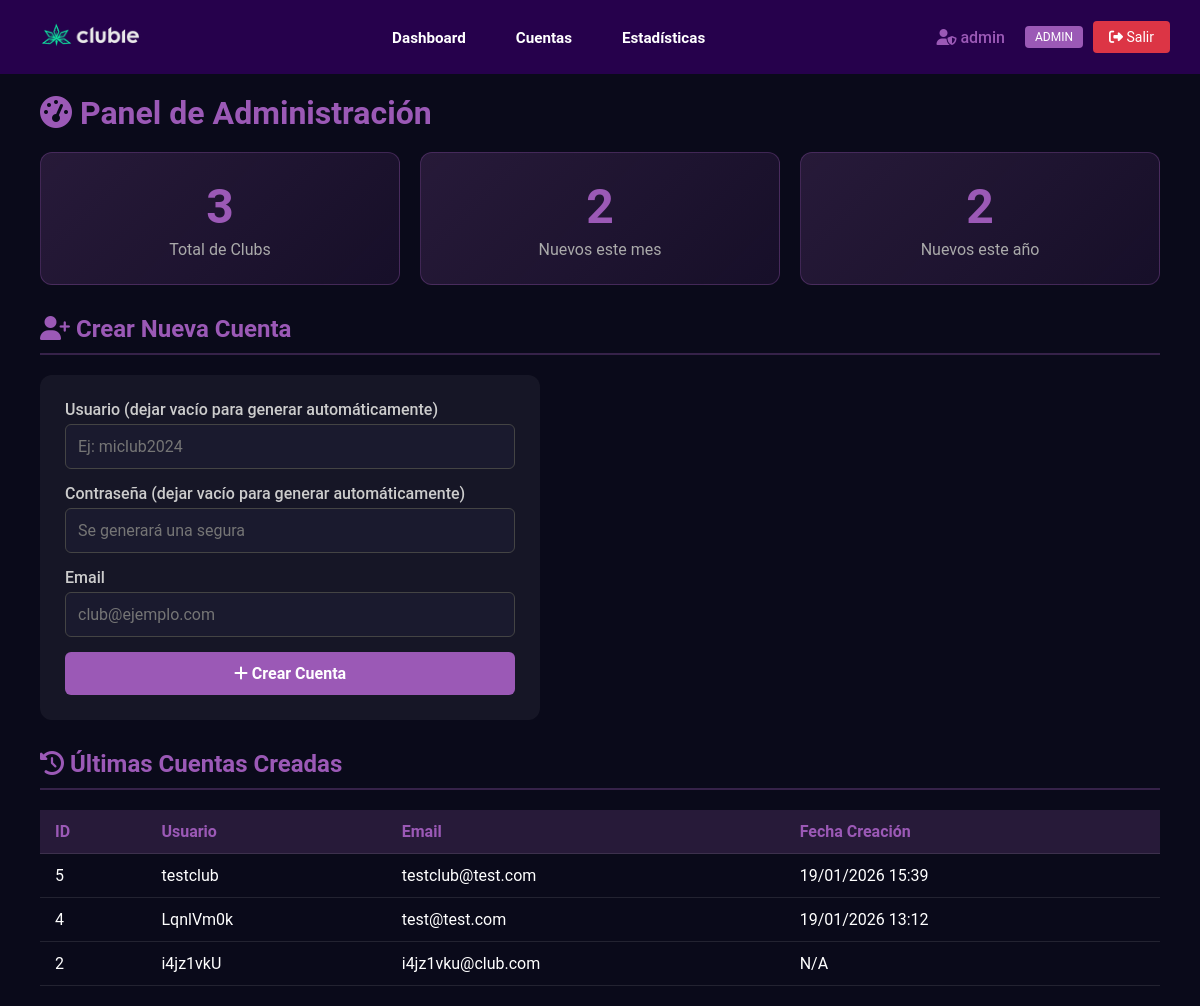
/admin (signed in), run on an earlier commit of the app's database.
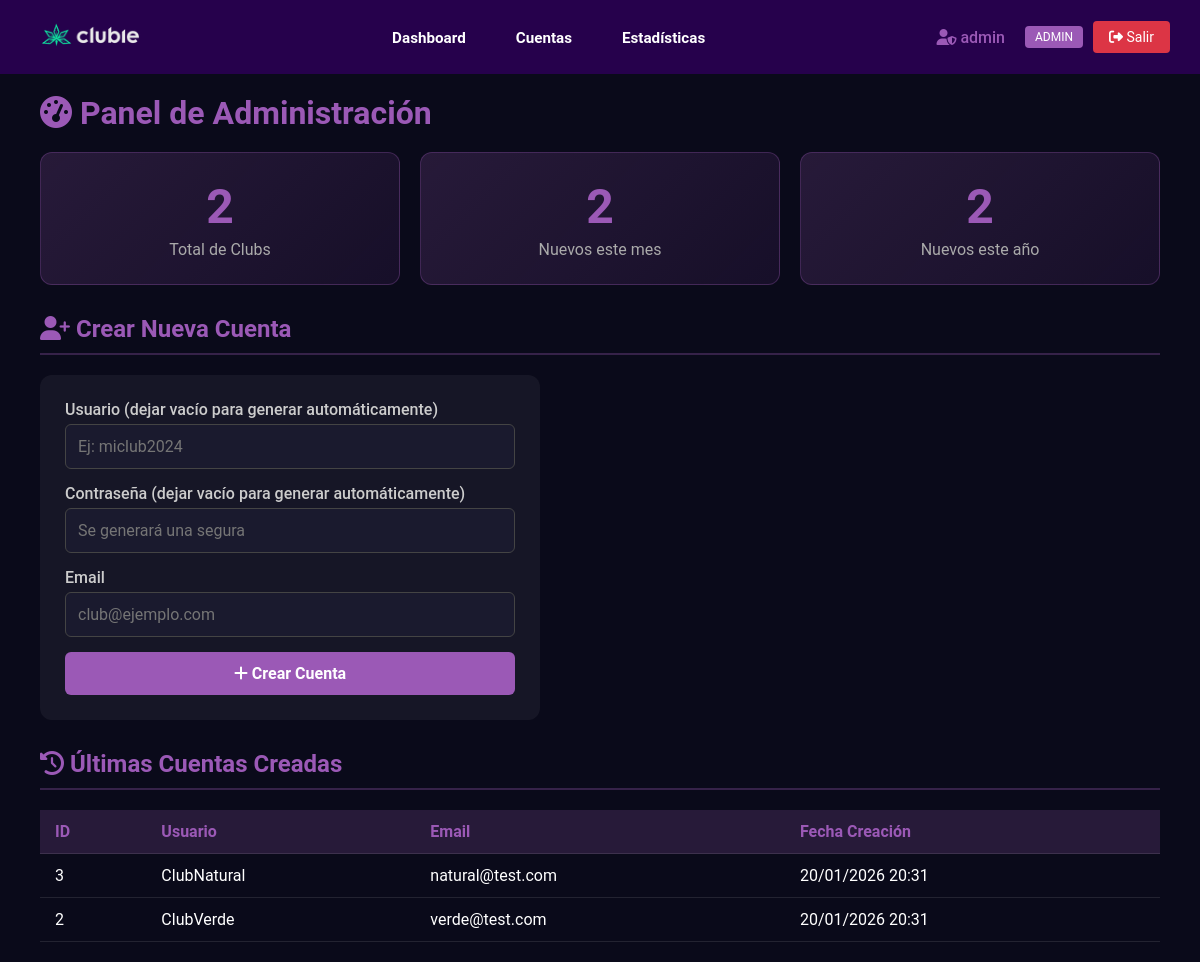
And on a later commit of the database.
### clases.py (models this page shows, shortened)
class Club(db.Model, UserMixin):
    id = db.Column(db.Integer, primary_key=True)
    campoarchivo = db.Column(db.String(30))
    username = db.Column(db.String(30), unique=True, nullable=False)
    password_hash = db.Column(db.String(128), nullable=False)
    email = db.Column(db.String(70))
    is_superuser = db.Column(db.Boolean, default=False)
    fecha_creacion = db.Column(db.DateTime, default=datetime.now)

### app.py (the view)
@app.route('/admin')
@superuser_required
def admin_dashboard():
    form = LoginForm()  # Para CSRF token
    total_clubs = Club.query.filter_by(is_superuser=False).count()
    from datetime import datetime
    hoy = datetime.now()
    clubs_este_mes = Club.query.filter(
        Club.is_superuser == False,
        extract('year', Club.fecha_creacion) == hoy.year,
        extract('month', Club.fecha_creacion) == hoy.month
    ).count()
    clubs_este_anio = Club.query.filter(
        Club.is_superuser == False,
        extract('year', Club.fecha_creacion) == hoy.year
    ).count()
    ultimos_clubs = Club.query.filter_by(is_superuser=False).order_by(Club.fecha_creacion.desc()).limit(5).all()
    nuevas_credenciales = None
    return render_template('admin/dashboard.html',
                           form=form,
                           total_clubs=total_clubs,
                           clubs_este_mes=clubs_este_mes,
                           clubs_este_anio=clubs_este_anio,
                           ultimos_clubs=ultimos_clubs,
                           nuevas_credenciales=nuevas_credenciales)

### clases.py
class LoginForm(FlaskForm):
    username = StringField('Usuario', validators=[InputRequired(message='Usuario requerido'), Length(min=4, max=20, message='Usuario debe tener entre 4 y 20 caracteres')], render_kw={"placeholder": "Usuario"})
    password = PasswordField('Contraseña', validators=[InputRequired(message='Contraseña requerida'), Length(min=4, max=30, message='Contraseña debe tener entre 4 y 30 caracteres')], render_kw={"placeholder": "Contraseña"})
    submit = SubmitField("Iniciar Sesión")

### app.py (called while the page is built)
@login_manager.user_loader
def load_user(user_id):
    if isinstance(user_id, str) and user_id.startswith('member_'):
        member_id = int(user_id.replace('member_', ''))
        return Member.query.get(member_id)
    return Club.query.get(int(user_id))

def superuser_required(f):
    @wraps(f)
    @login_required
    def decorated_function(*args, **kwargs):
        if not current_user.is_superuser:
            flash('No tienes permisos para acceder a esta sección.', 'error')
            return redirect(url_for('miembros'))
        return f(*args, **kwargs)
    return decorated_function

### templates/admin/dashboard.html (shortened to what this page needs)
{% extends 'admin/base-admin.html' %}
{% block body %}
<h1 class="page-title"><i class="fas fa-tachometer-alt"></i> Panel de Administración</h1>
<div class="dashboard-grid">
    <div class="stat-card">
        <div class="stat-number">{{ total_clubs }}</div>
        <div class="stat-label">Total de Clubs</div>
    </div>
    <div class="stat-card">
        <div class="stat-number">{{ clubs_este_mes }}</div>
        <div class="stat-label">Nuevos este mes</div>
    </div>
    <div class="stat-card">
        <div class="stat-number">{{ clubs_este_anio }}</div>
        <div class="stat-label">Nuevos este año</div>
    </div>
</div>
<h2 class="section-title"><i class="fas fa-user-plus"></i> Crear Nueva Cuenta</h2>
<div class="form-card">
    <form method="POST" action="{{ url_for('admin_crear_cuenta') }}">
        <div class="form-group">
            <label>Usuario (dejar vacío para generar automáticamente)</label>
            <input type="text" name="username" placeholder="Ej: miclub2024">
        </div>
        <div class="form-group">
            <label>Contraseña (dejar vacío para generar automáticamente)</label>
            <input type="text" name="password" placeholder="Se generará una segura">
        </div>
        <div class="form-group">
            <label>Email</label>
            <input type="email" name="email" placeholder="club@ejemplo.com" required>
        </div>
        <button type="submit" class="btn-primary">
            <i class="fas fa-plus"></i> Crear Cuenta
        </button>
    </form>
</div>
<h2 class="section-title"><i class="fas fa-history"></i> Últimas Cuentas Creadas</h2>
<table class="recent-table">
    <thead>
        <tr>
            <th>ID</th>
            <th>Usuario</th>
            <th>Email</th>
            <th>Fecha Creación</th>
        </tr>
    </thead>
    <tbody>
        {% for club in ultimos_clubs %}
        <tr>
            <td>{{ club.id }}</td>
            <td>{{ club.username }}</td>
            <td>{{ club.email or '-' }}</td>
            <td>{{ club.fecha_creacion.strftime('%d/%m/%Y %H:%M') if club.fecha_creacion else 'N/A' }}</td>
        </tr>
        {% else %}
        <tr>
            <td colspan="4" style="text-align: center; color: #888;">No hay cuentas registradas</td>
        </tr>
        {% endfor %}
    </tbody>
</table>
{% endblock %}

What changed in the data, as far as the page shows it:
removed Club: id "5", username "testclub", email "testclub@test.com", fecha_creacion "19/01/2026 15:39"
removed Club: id "4", username "LqnlVm0k", email "test@test.com", fecha_creacion "19/01/2026 13:12"
now on this page (row edited): Club: id "3", username "ClubNatural", email "natural@test.com", fecha_creacion "20/01/2026 20:31"
changed Club id 2: username "i4jz1vkU" → "ClubVerde"; email "i4jz1vku@club.com" → "verde@test.com"; fecha_creacion "N/A" → "20/01/2026 20:31"
Also different on the page:
{{ total_clubs }}: "3" → "2"
